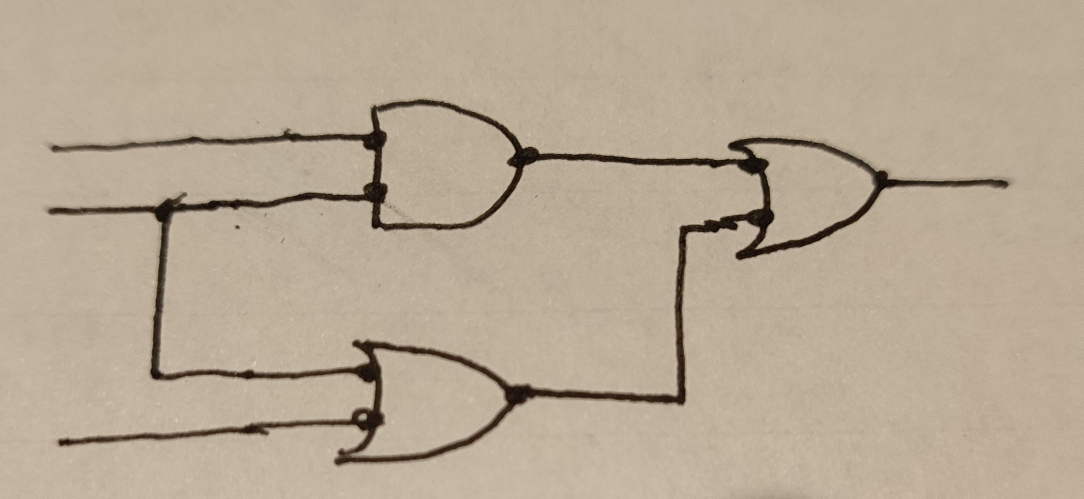
#> input picture image.jpg, 2167 x 998 px (shown at 1/2 size)
$ jupyter execute --allow-errors Pic2LGate.ipynb   (shell and % lines are left out)
#> lines starting #> are read from the running program, lines starting #| are printed output that depends on the picture; after the words box and inside, x2 and y2 are one past the last pixel; in counts of white or black regions, pixels touching at a corner belong together
<a href="https://colab.research.google.com/github/straxFromIbr/Pics2LGate/blob/main/Pic2LGate.ipynb" target="_parent"></a>

# 画像から回路構造を抽出

[cell 1]
import numpy as np

import matplotlib.pyplot as plt

from skimage import io as skio
from skimage import draw
from skimage import transform
from skimage import filters
from skimage import morphology

import networkx as nx
import sknw

### 画像の読み込み
- ./image.jpgを読み込む
- そのままだと大きすぎる(998, 2167, 3)ので、1/5に縮小
- 加えて枠も表示([Ymin, Ymax, Xmin, Xmax]の順番)

[cell 2]
def draw_bbox(image, bbox, color=0):
    """
    * 枠線描画関数
    """
    with_boxes = np.copy(image)
    r = [bbox[0], bbox[1], bbox[1], bbox[0], bbox[0]]
    c = [bbox[3], bbox[3], bbox[2], bbox[2], bbox[3]]
    rr, cc = draw.polygon_perimeter(r, c, shape=image.shape)
    with_boxes[rr, cc] = color
    return with_boxes


def draw_rect(image, bbox, color=0):
    """
    * 枠線の中をcolorで塗りつぶす関数
    """
    with_boxes = np.copy(image)
    r = [bbox[0], bbox[1], bbox[1], bbox[0], bbox[0]]
    c = [bbox[3], bbox[3], bbox[2], bbox[2], bbox[3]]
    rr, cc = draw.polygon(r, c, shape=image.shape)
    with_boxes[rr, cc] = color
    return with_boxes

[cell 3]
# * 読み込み & 縮小
org_image = skio.imread("./image.jpg", as_gray=True)
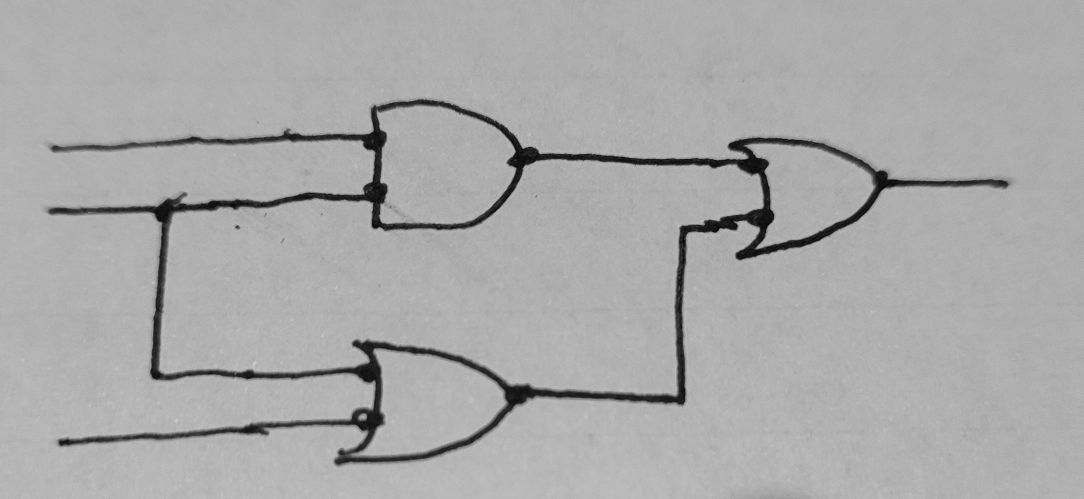
#> org_image: shape (998, 2167) float64 (shown at 1/2 size); min 0.00667, max 0.811, mean 0.666
scale = 0.1
org_image = transform.rescale(org_image, scale)
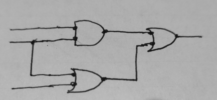
#> org_image: shape (100, 217) float64; min 0.0663, max 0.736, mean 0.666

# * 枠線の座標(Yoloとかで求める)
BBOX_AND1 = np.array((150, 500, 700, 1100)) * scale
BBOX_OR1 = np.array((650, 950, 650, 1100)) * scale
BBOX_OR2 = np.array((250, 550, 1300, 1800)) * scale

image_with_bbox = draw_bbox(org_image, BBOX_AND1)
image_with_bbox = draw_bbox(image_with_bbox, BBOX_OR1)
image_with_bbox = draw_bbox(image_with_bbox, BBOX_OR2)
#> call 3 of draw_bbox, with bbox = array of shape (4,), color = 0
#> in draw_bbox (call 3), `with_boxes[rr, cc] = color`:
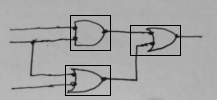
#> with_boxes: shape (100, 217) float64; min 0, max 0.736, mean 0.652

[cell 4]
# * 二値化
thr = filters.threshold_otsu(org_image)
#> thr = 0.499
bin_image_org = org_image < thr
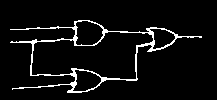
#> bin_image_org: shape (100, 217) bool; 5.6% white in thin lines or dots, all inside (x1, y1, x2, y2) = (10, 20, 202, 93)

# * 回路素子の部分を塗りつぶす
bin_image = draw_rect(bin_image_org, BBOX_AND1, color=1)
bin_image = draw_rect(bin_image, BBOX_OR1, color=1)
bin_image = draw_rect(bin_image, BBOX_OR2, color=1)
#> call 3 of draw_rect, with bbox = array of shape (4,), color = 1
#> in draw_rect (call 3), `with_boxes[rr, cc] = color`:
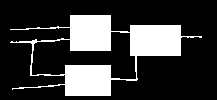
#> with_boxes: shape (100, 217) bool; 23% white; 1 white region, box (x1, y1, x2, y2) and area: (10, 15, 202, 96) 4990

# * 細線化
skl_image = morphology.skeletonize(bin_image)
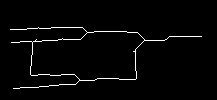
#> skl_image: shape (100, 217) bool; 2.4% white in thin lines or dots, all inside (x1, y1, x2, y2) = (10, 27, 202, 89)
